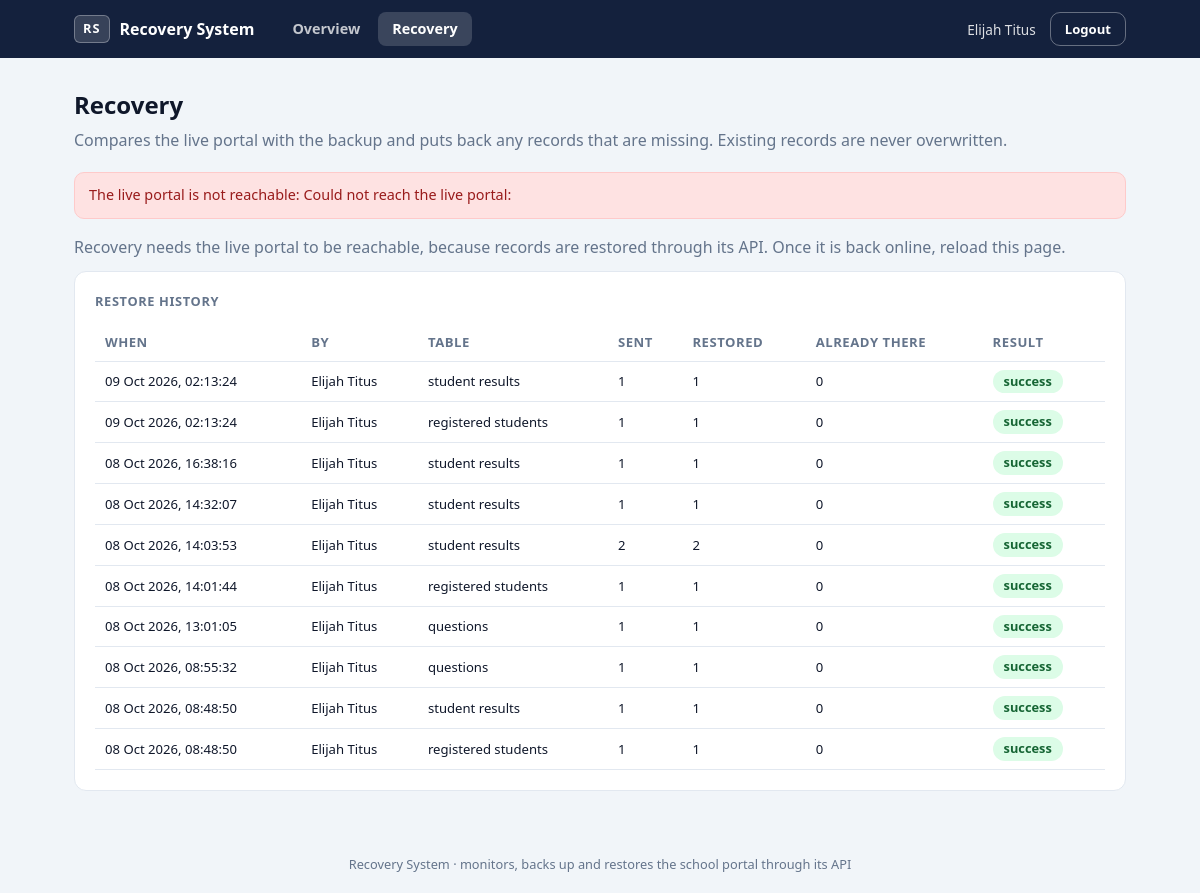
The app's page /pages/recovery.php (signed in) with its own data.
### tables this page shows
CREATE TABLE `restore_log` (
  `id` int(10) UNSIGNED NOT NULL,
  `restored_at` datetime NOT NULL,
  `admin_id` int(10) UNSIGNED DEFAULT NULL,
  `admin_name` varchar(120) NOT NULL,
  `table_name` varchar(40) NOT NULL,
  `rows_sent` int(10) UNSIGNED NOT NULL DEFAULT 0,
  `rows_inserted` int(10) UNSIGNED NOT NULL DEFAULT 0,
  `rows_skipped` int(10) UNSIGNED NOT NULL DEFAULT 0,
  `status` enum('success','failed') NOT NULL,
  `message` varchar(500) DEFAULT NULL
);

### includes/helpers.php (called while the page is built, shortened)
<?php
function e(?string $v): string
{
    return htmlspecialchars((string) $v, ENT_QUOTES, 'UTF-8');
}
function fmt_dt(?string $ts): string
{
    return $ts ? date('d M Y, H:i:s', strtotime($ts)) : '-';
}

### includes/api_client.php (called while the page is built, shortened)
<?php
function api_call(string $action, array $query = [], ?array $body = null): array
{
    $result = ['ok' => false, 'status' => 0, 'ms' => 0, 'data' => null, 'error' => null];
    $key = ($action === 'restore') ? LIVE_API_KEY_WRITE : LIVE_API_KEY_READ;
    $url     = LIVE_API_URL . '?' . http_build_query(array_merge(['action' => $action], $query));
    $headers = ['X-API-KEY: ' . $key, 'Accept: application/json'];
    $ch   = curl_init($url);
    $opts = [
        CURLOPT_RETURNTRANSFER => true,
        CURLOPT_TIMEOUT        => LIVE_API_TIMEOUT,
        CURLOPT_CONNECTTIMEOUT => min(5, LIVE_API_TIMEOUT),
        CURLOPT_FOLLOWLOCATION => false,
        CURLOPT_SSL_VERIFYPEER => LIVE_API_VERIFY_SSL,
        CURLOPT_SSL_VERIFYHOST => LIVE_API_VERIFY_SSL ? 2 : 0,
    ];
    $opts[CURLOPT_HTTPHEADER] = $headers;
    $t0  = microtime(true);
    $raw = curl_exec($ch);
    $result['ms'] = (int) round((microtime(true) - $t0) * 1000);
    if ($raw === false) {
        $result['error'] = 'Could not reach the live portal: ' . curl_error($ch);
        return $result;
    }
    $result['status'] = (int) curl_getinfo($ch, CURLINFO_RESPONSE_CODE);
    $data = json_decode((string) $raw, true);
    $result['data'] = $data;
    $result['error'] = (string) ($data['error'] ?? ('HTTP ' . $result['status']));
    return $result;
}
function api_health(): array
{
    return api_call('health');
}

### includes/restore_engine.php (called while the page is built, shortened)
<?php
require_once __DIR__ . '/api_client.php';
function restore_scan(PDO $pdo): array
{
    $fail = fn(string $msg): array => [
        'ok' => false, 'error' => $msg, 'tables' => [], 'total_missing' => 0, 'total_changed' => 0,
    ];
    $h = api_health();
    if (!$h['ok']) {
        return $fail('The live portal is not reachable: ' . $h['error']);
    }
    $tables       = [];
    $totalMissing = 0;
    $totalChanged = 0;
    return [
        'ok' => true, 'error' => null, 'tables' => $tables,
        'total_missing' => $totalMissing, 'total_changed' => $totalChanged,
    ];
}

### pages/recovery.php (the view, shortened to what this page needs)
<?php
require_once __DIR__ . '/../includes/db.php';
require_once __DIR__ . '/../includes/restore_engine.php';
$pdo  = db();
$scan = restore_scan($pdo);
$history = $pdo->query(
    'SELECT restored_at, admin_name, table_name, rows_sent, rows_inserted, rows_skipped, status, message
       FROM restore_log ORDER BY id DESC LIMIT 10'
)->fetchAll();
$active    = 'recovery';
require __DIR__ . '/../includes/layout/header.php';
?>
<h1 class="page-title">Recovery</h1>
<p class="muted lead">Compares the live portal with the backup and puts back any records that are missing. Existing records are never overwritten.</p>
<?php if (!$scan['ok']): ?>
    <div class="alert alert-critical" role="alert"><?= e($scan['error']) ?></div>
    <p class="muted">Recovery needs the live portal to be reachable, because records are restored through its API. Once it is back online, reload this page.</p>
<?php endif; ?>
<section class="card card-wide">
    <h2>Restore history</h2>
    <?php if (!$history): ?>
        <p class="muted">No restores yet.</p>
    <?php else: ?>
        <div class="table-wrap">
            <table class="table table-compact">
                <thead><tr><th>When</th><th>By</th><th>Table</th><th>Sent</th><th>Restored</th><th>Already there</th><th>Result</th></tr></thead>
                <tbody>
                <?php foreach ($history as $h): ?>
                    <tr title="<?= e($h['message']) ?>">
                        <td><?= e(fmt_dt($h['restored_at'])) ?></td>
                        <td><?= e($h['admin_name']) ?></td>
                        <td><?= e(str_replace('_', ' ', $h['table_name'])) ?></td>
                        <td><?= (int) $h['rows_sent'] ?></td>
                        <td><?= (int) $h['rows_inserted'] ?></td>
                        <td><?= (int) $h['rows_skipped'] ?></td>
                        <td><span class="badge badge-<?= $h['status'] === 'success' ? 'good' : 'bad' ?>"><?= e($h['status']) ?></span></td>
                    </tr>
                <?php endforeach; ?>
                </tbody>
            </table>
        </div>
    <?php endif; ?>
</section>
<?php require __DIR__ . '/../includes/layout/footer.php'; ?>

### includes/layout/header.php (shortened to what this page needs)
<?php
$adminName = $_SESSION['admin_name'] ?? 'Admin';
$base      = APP_BASE;
?>
<!DOCTYPE html>
<html lang="en">
<head>
    <link rel="stylesheet" href="<?= e($base) ?>/assets/css/style.css">
</head>
<body class="app">
<header class="topbar">
    <div class="topbar-inner">
        <a href="<?= e($base) ?>/index.php" class="brand"><span class="brand-mark">RS</span> Recovery System</a>
        <nav class="nav">
            <a href="<?= e($base) ?>/index.php" class="<?= ($active ?? '') === 'overview' ? 'is-active' : '' ?>">Overview</a>
            <a href="<?= e($base) ?>/pages/recovery.php" class="<?= ($active ?? '') === 'recovery' ? 'is-active' : '' ?>">Recovery</a>
        </nav>
        <div class="topbar-user">
            <span class="user-name"><?= e($adminName) ?></span>
            <form method="post" action="<?= e($base) ?>/pages/logout.php">
                <button type="submit" class="btn btn-outline btn-sm">Logout</button>
            </form>
        </div>
    </div>
</header>
<main class="page">

### includes/layout/footer.php (shortened to what this page needs)
</main>
<footer class="app-footer">
    Recovery System &middot; monitors, backs up and restores the school portal through its API
</footer>
</body>
</html>

### assets/css/style.css (style rules this page uses)
:root { --navy: #14213d; --navy-2: #1d2f5a; --bg: #f1f5f9; --surface: #ffffff; --text: #0f172a; --muted: #64748b; --border: #e2e8f0; --green: #166534; --green-bg: #dcfce7; --amber: #92400e; --amber-bg: #fef3c7; --red: #991b1b; --red-bg: #fee2e2; --radius: 12px; }
*, *::before, *::after { box-sizing: border-box; }
html, body { margin: 0; padding: 0; }
body { font-family: "Segoe UI", system-ui, -apple-system, Roboto, Arial, sans-serif; background: var(--bg); color: var(--text); line-height: 1.55; }
a { color: inherit; text-decoration: none; }
h1, h2 { margin: 0; }
.muted { color: var(--muted); }
.app { min-height: 100vh; display: flex; flex-direction: column; }
.topbar { background: var(--navy); color: #fff; }
.topbar-inner { max-width: 1100px; margin: 0 auto; padding: 12px 24px; display: flex; align-items: center; gap: 24px; }
.brand { display: inline-flex; align-items: center; gap: 10px; font-weight: 700; }
.brand-mark { background: rgba(255,255,255,0.15); border: 1px solid rgba(255,255,255,0.3); padding: 3px 8px; border-radius: 6px; font-size: 0.8rem; letter-spacing: 1px; }
.nav { display: flex; gap: 4px; flex: 1; }
.nav a { padding: 6px 14px; border-radius: 8px; color: rgba(255,255,255,0.75); font-weight: 600; font-size: 0.9rem; }
.nav a.is-active { color: #fff; background: rgba(255,255,255,0.16); }
.topbar-user { display: flex; align-items: center; gap: 14px; }
.user-name { font-size: 0.85rem; opacity: 0.85; }
.page { flex: 1; width: 100%; max-width: 1100px; margin: 0 auto; padding: 28px 24px; }
.app-footer { text-align: center; padding: 18px; font-size: 0.8rem; color: var(--muted); }
.page-title { font-size: 1.5rem; margin: 0 0 4px; }
.lead { margin: 0 0 20px; }
.alert, .flash { padding: 11px 14px; border-radius: 10px; font-size: 0.9rem; border: 1px solid transparent; }
.alert-critical, .flash-error { background: var(--red-bg); color: var(--red); border-color: #fecaca; }
.alert + .muted, .alert { margin-bottom: 12px; }
.card { background: var(--surface); border: 1px solid var(--border); border-radius: var(--radius); padding: 20px; }
.card h2 { font-size: 0.8rem; text-transform: uppercase; letter-spacing: 0.05em; color: var(--muted); margin-bottom: 12px; }
.card-wide { display: block; margin-bottom: 18px; }
.badge { display: inline-block; padding: 2px 11px; border-radius: 999px; font-size: 0.8rem; font-weight: 600; }
.badge-good { background: var(--green-bg); color: var(--green); }
.table-wrap { overflow-x: auto; }
.table { width: 100%; border-collapse: collapse; font-size: 0.9rem; }
.table th, .table td { padding: 10px 12px; text-align: left; border-bottom: 1px solid var(--border); white-space: nowrap; }
.table th { font-size: 0.75rem; text-transform: uppercase; letter-spacing: 0.04em; color: var(--muted); }
.table td:first-child { text-transform: capitalize; }
.table-compact th, .table-compact td { padding: 8px 10px; font-size: 0.82rem; }
.table-compact td:first-child { text-transform: none; }
.btn { display: inline-block; padding: 10px 20px; font: inherit; font-weight: 600; font-size: 0.9rem; border: 1px solid transparent; border-radius: 10px; cursor: pointer; transition: background 0.2s ease; }
.btn-outline { background: transparent; color: #fff; border-color: rgba(255,255,255,0.35); }
.btn-sm { padding: 6px 14px; font-size: 0.82rem; }

### records on screen
restore_log: restored_at "09 Oct 2026, 02:13:24", admin_name "Elijah Titus", table_name "student results", rows_sent "1", rows_inserted "1", rows_skipped "0", status "success"
restore_log: restored_at "09 Oct 2026, 02:13:24", admin_name "Elijah Titus", table_name "registered students", rows_sent "1", rows_inserted "1", rows_skipped "0", status "success"
restore_log: restored_at "08 Oct 2026, 16:38:16", admin_name "Elijah Titus", table_name "student results", rows_sent "1", rows_inserted "1", rows_skipped "0", status "success"
restore_log: restored_at "08 Oct 2026, 14:32:07", admin_name "Elijah Titus", table_name "student results", rows_sent "1", rows_inserted "1", rows_skipped "0", status "success"
restore_log: restored_at "08 Oct 2026, 14:03:53", admin_name "Elijah Titus", table_name "student results", rows_sent "2", rows_inserted "2", rows_skipped "0", status "success"
restore_log: restored_at "08 Oct 2026, 14:01:44", admin_name "Elijah Titus", table_name "registered students", rows_sent "1", rows_inserted "1", rows_skipped "0", status "success"
restore_log: restored_at "08 Oct 2026, 13:01:05", admin_name "Elijah Titus", table_name "questions", rows_sent "1", rows_inserted "1", rows_skipped "0", status "success"
restore_log: restored_at "08 Oct 2026, 08:55:32", admin_name "Elijah Titus", table_name "questions", rows_sent "1", rows_inserted "1", rows_skipped "0", status "success"
restore_log: restored_at "08 Oct 2026, 08:48:50", admin_name "Elijah Titus", table_name "student results", rows_sent "1", rows_inserted "1", rows_skipped "0", status "success"
restore_log: restored_at "08 Oct 2026, 08:48:50", admin_name "Elijah Titus", table_name "registered students", rows_sent "1", rows_inserted "1", rows_skipped "0", status "success"

### other values on screen
$adminName "Elijah Titus"
$scan['error'] "The live portal is not reachable: Could not reach the live portal:"
